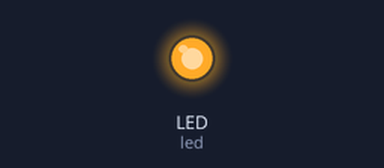
Simulated run of this program. Board: Adafruit Matrix Portal running CircuitPython. Shown: output pins drawn as LEDs (lit = HIGH). A reset restarts the program; what the program prints to the serial console is not drawn.

Above: at 0.2 s.
At 10.7 s:
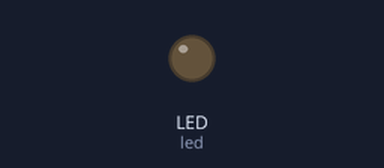
Timing chart, 0 to 11.7 s (numbered marks = the images above):
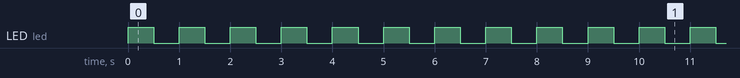

The program:

matrixportal_failover.py
```python
# (licence header left out)
"""
`matrixportal_failover.py`
================================================================================

Used after a fatal error to dim the display to keep the board cooler. Flashes
L13 (red LED) during a pre-reset delay. Microcontroller is reset after the delay.

matrixportal_failover.py  2022-10-25 1.0.1  Cedar Grove Studios

* Author(s): JG for Cedar Grove Maker Studios
"""

# imports__version__ = "0.0.0+auto.0"
__repo__ = "https://github.com/CedarGroveStudios/Failover"


import board
import time
import microcontroller
import neopixel
import digitalio
from adafruit_matrixportal.matrix import Matrix

DELAY = 20  # seconds

led = digitalio.DigitalInOut(board.LED)
led.direction = digitalio.Direction.OUTPUT
led.value = True

matrix = Matrix(bit_depth=1)  # default is 2; maximum is 6
matrix.display.brightness = 0  # blank display during startup

print("matrixportal_failover: begin reset delay")
end_delay = time.monotonic() + DELAY
while time.monotonic() < end_delay:
    """Flash red LED during delay period."""
    time.sleep(0.5)
    led.value = not led.value

print("matrixportal_failover: resetting microcontroller")
microcontroller.reset()
```

Measured:
- by itself, LED (led): moves between LOW and HIGH, repeating every 9.0 s
- by itself, everything shown: repeats every 9.0 s, in 18 steps
